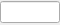
<?xml version="1.0" encoding="UTF-8"?>
<ui version="4.0">
 <class>rgPipelineStateEditorWidgetNumeric</class>
 <widget class="QWidget" name="rgPipelineStateEditorWidgetNumeric">
  <property name="geometry">
   <rect>
    <x>0</x>
    <y>0</y>
    <width>60</width>
    <height>25</height>
   </rect>
  </property>
  <property name="sizePolicy">
   <sizepolicy hsizetype="Preferred" vsizetype="Preferred">
    <horstretch>0</horstretch>
    <verstretch>0</verstretch>
   </sizepolicy>
  </property>
  <property name="minimumSize">
   <size>
    <width>0</width>
    <height>0</height>
   </size>
  </property>
  <property name="windowTitle">
   <string>Form</string>
  </property>
  <layout class="QGridLayout" name="gridLayout">
   <property name="sizeConstraint">
    <enum>QLayout::SetDefaultConstraint</enum>
   </property>
   <property name="leftMargin">
    <number>0</number>
   </property>
   <property name="topMargin">
    <number>0</number>
   </property>
   <property name="rightMargin">
    <number>0</number>
   </property>
   <property name="bottomMargin">
    <number>0</number>
   </property>
   <property name="spacing">
    <number>0</number>
   </property>
   <item row="0" column="0">
    <widget class="rgLineEdit" name="lineEdit">
     <property name="minimumSize">
      <size>
       <width>0</width>
       <height>0</height>
      </size>
     </property>
     <property name="alignment">
      <set>Qt::AlignLeading|Qt::AlignLeft|Qt::AlignTop</set>
     </property>
    </widget>
   </item>
  </layout>
 </widget>
 <customwidgets>
  <customwidget>
   <class>rgLineEdit</class>
   <extends>QLineEdit</extends>
   <header>rgLineEdit.h</header>
  </customwidget>
 </customwidgets>
 <resources/>
 <connections/>
</ui>
